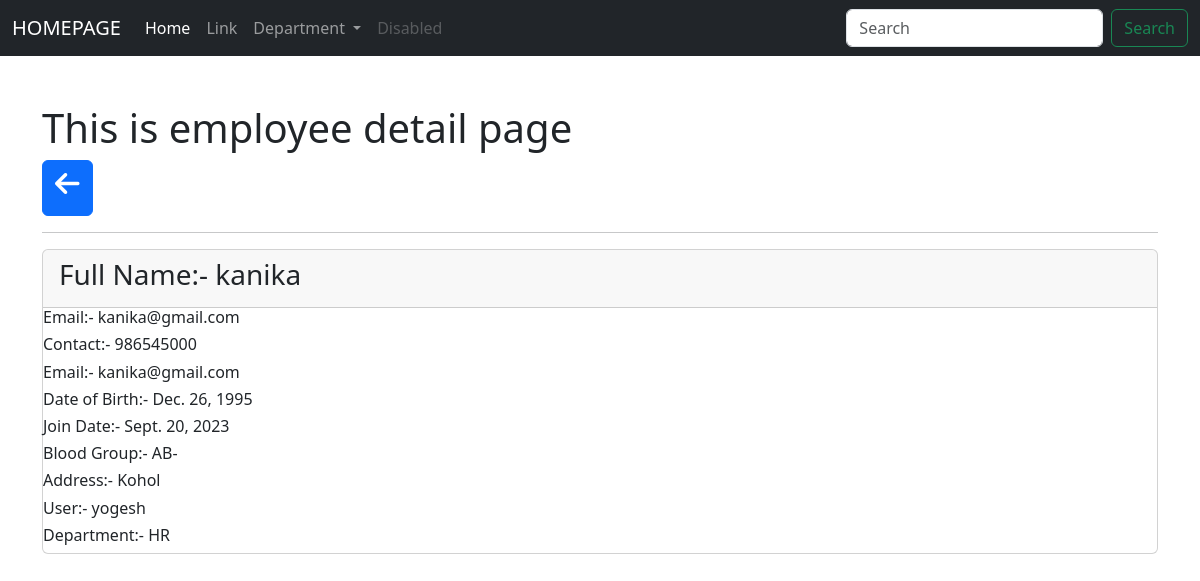
Page /employees/show/9/ on the committed database.
### app_employeewebsite/models.py (models this page shows, shortened)
class Employee(models.Model):
    full_name = models.CharField(max_length=255)
    contact = models.CharField(max_length=255)
    email = models.EmailField()
    dob = models.DateField()
    join_date = models.DateField()
    gender = models.CharField(max_length=255)
    blood_group = models.CharField(max_length=255)
    address = models.CharField(max_length=255)
    user = models.ForeignKey(User, on_delete=models.CASCADE)
    department = models.ForeignKey(Department,on_delete=models.CASCADE)
    class Meta:
        db_table = 'app_employee'

class Department(models.Model):
    department_name = models.CharField(max_length=255)
    short_name = models.CharField(max_length=255, null=True, blank=True)
    status = models.BooleanField(default=True)
    def __str__(self):
        return self.short_name
    class Meta:
        db_table = "app_department"

### app_employeewebsite/views.py (the view)
# urls.py: path('employees/show/<int:id>/', views.employee_show, name = 'emp-show'),
def employee_show(request, id):
    data = Employee.objects.get(id=id)
    context = {"data":data}
    return render(request, 'employees/show_employee.html', context)

### templates/employees/show_employee.html (shortened to what this page needs)
{% extends 'layouts/master.html' %}
 {% block custom_css %}
 <link rel="stylesheet" href="https://cdnjs.cloudflare.com/ajax/libs/font-awesome/6.3.0/css/all.min.css"/>
 {% endblock %}
{% block content %}
<div class="container mt-5 " >
    <h1>This is employee detail page</h1>
<a href="{% url 'emp-index' %}" class="btn btn-primary"> <h3> <i class="fa fa-arrow-left" aria-hidden="true"></i> </h3></a>
<hr>
<div class="card" >
    <div class="card-header "><h3>Full Name:- {{ data.full_name }}</h3></div>
    <div class="ccard-body " >
        <h6>Email:- {{ data.email }} </h6>
        <h6>Contact:- {{ data.contact }} </h6>
        <h6>Email:- {{ data.email }} </h6>
        <h6>Date of Birth:- {{ data.dob }} </h6>
        <h6>Join Date:- {{ data.join_date }} </h6>
        <h6>Blood Group:- {{ data.blood_group }} </h6>
        <h6>Address:- {{ data.address }} </h6>
        <h6>User:- {{ data.user }} </h6>
        <h6>Department:- {{ data.department }} </h6>
    </div>
</div>
</div>
{% endblock%}

### rows in the picture
Employee: full_name "kanika", email "kanika@gmail.com", contact "986545000", dob "Dec. 26, 1995", join_date "Sept. 20, 2023", blood_group "AB-", address "Kohol", user "yogesh", department "HR"
